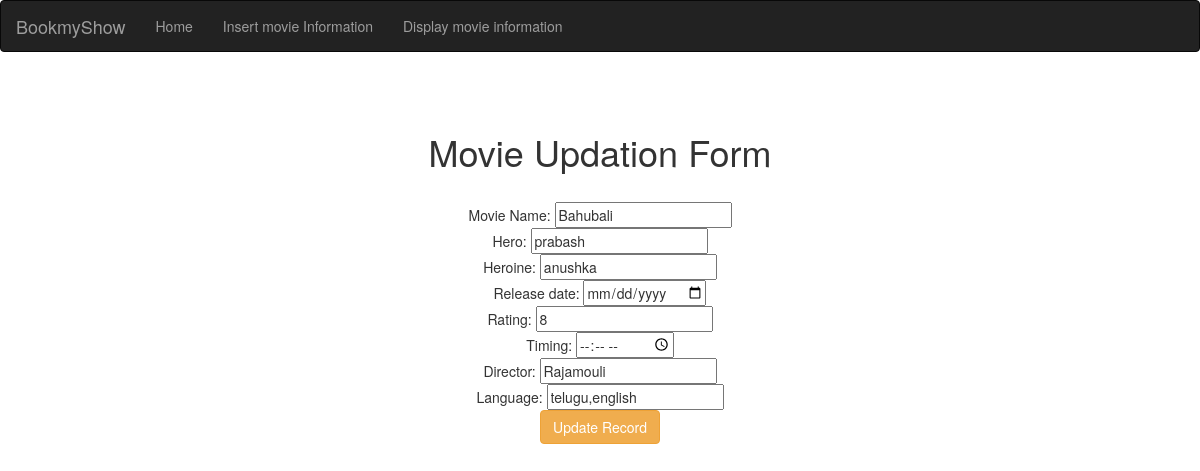
The app's page /update/2/ with its own data.
### bookmyshowapp/models.py (models this page shows)
class MovieInfo(models.Model):
	moviename=models.CharField(max_length=50)
	hero=models.CharField(max_length=50)
	heroine=models.CharField(max_length=50)
	releasedate=models.DateField()
	rating=models.IntegerField()
	director=models.CharField(max_length=50)
	timing=models.TimeField()
	language=models.CharField(max_length=50)

### bookmyshowapp/views.py (the view)
# urls.py: re_path(r'update/(?P<id>\d+)/$',views.update),
def update(request,id):
	movie=MovieInfo.objects.get(id=id)
	my_dict={'movie':movie}
	if request.method=="POST":
		form=MovieInfoForm(request.POST,instance=movie)
		if form.is_valid():
			form.save()
		return redirect('/display/')
	return render(request=request, template_name='bookmyshowapp/update.html',context=my_dict)

### templates/bookmyshowapp/update.html (shortened to what this page needs)
<!DOCTYPE html>
{% extends "bookmyshowapp/base.html" %}
{% block body_block %}<br><br>
<div align="center">
	<h1>Movie Updation Form</h1><br>
	<form method="POST">
		Movie Name: <input type="text" name="moviename" value="{{ movie.moviename }}"><br>
		Hero: <input type="text" name="hero" value="{{ movie.hero }}"><br>
		Heroine: <input type="text" name="heroine" value="{{ movie.heroine }}"><br>
		Release date: <input type="date" name="releasedate" value="{{ movie.releasedate }}"><br>
		Rating: <input type="number" name="rating" value="{{ movie.rating }}"><br>
		Timing: <input type="time" name="timing" value="{{ movie.timing }}"><br>
		Director: <input type="text" name="director" value="{{ movie.director }}"><br>
		Language: <input type="text" name="language" value="{{ movie.language }}"><br>
		<input type="submit" name="" value="Update Record" class="btn btn-warning">
	</form>
</div>
{% endblock body_block %}

### records on screen
MovieInfo: moviename "Bahubali", hero "prabash", heroine "anushka", rating "8", director "Rajamouli", language "telugu,english"
